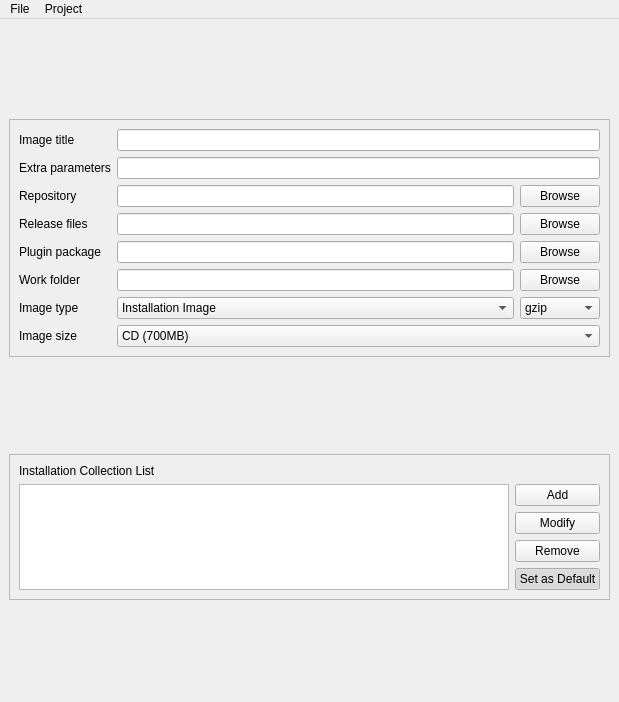
<?xml version="1.0" encoding="UTF-8"?>
<ui version="4.0">
 <class>MainWindow</class>
 <widget class="QMainWindow" name="MainWindow">
  <property name="geometry">
   <rect>
    <x>0</x>
    <y>0</y>
    <width>619</width>
    <height>702</height>
   </rect>
  </property>
  <property name="windowTitle">
   <string>Pardusman</string>
  </property>
  <property name="windowIcon">
   <iconset resource="raw.qrc">
    <normaloff>:/raw/pics/pardusman.png</normaloff>:/raw/pics/pardusman.png</iconset>
  </property>
  <widget class="QWidget" name="centralwidget">
   <layout class="QGridLayout" name="gridLayout_5">
    <item row="0" column="0">
     <widget class="QFrame" name="frame">
      <property name="sizePolicy">
       <sizepolicy hsizetype="Preferred" vsizetype="Fixed">
        <horstretch>0</horstretch>
        <verstretch>0</verstretch>
       </sizepolicy>
      </property>
      <property name="frameShape">
       <enum>QFrame::StyledPanel</enum>
      </property>
      <property name="frameShadow">
       <enum>QFrame::Raised</enum>
      </property>
      <layout class="QGridLayout" name="gridLayout_2">
       <item row="0" column="0">
        <layout class="QGridLayout" name="gridLayout">
         <item row="0" column="0">
          <widget class="QLabel" name="label">
           <property name="text">
            <string>Image title</string>
           </property>
          </widget>
         </item>
         <item row="0" column="1" colspan="2">
          <widget class="QLineEdit" name="lineTitle">
           <property name="toolTip">
            <string>The title of the Pardus image</string>
           </property>
          </widget>
         </item>
         <item row="1" column="0">
          <widget class="QLabel" name="label_5">
           <property name="text">
            <string>Extra parameters</string>
           </property>
          </widget>
         </item>
         <item row="1" column="1" colspan="2">
          <widget class="QLineEdit" name="lineParameters">
           <property name="toolTip">
            <string>Extra parameters to pass to the kernel command line during boot.</string>
           </property>
          </widget>
         </item>
         <item row="2" column="0">
          <widget class="QLabel" name="label_3">
           <property name="text">
            <string>Repository</string>
           </property>
          </widget>
         </item>
         <item row="2" column="1">
          <widget class="QLineEdit" name="lineRepository">
           <property name="toolTip">
            <string>Local or remote URL of the repository index from which the image will be created</string>
           </property>
          </widget>
         </item>
         <item row="2" column="2">
          <widget class="QPushButton" name="pushBrowseRepository">
           <property name="text">
            <string>Browse</string>
           </property>
          </widget>
         </item>
         <item row="3" column="0">
          <widget class="QLabel" name="label_4">
           <property name="text">
            <string>Release files</string>
           </property>
          </widget>
         </item>
         <item row="3" column="1">
          <widget class="QLineEdit" name="lineReleaseFiles">
           <property name="toolTip">
            <string>Path to the local directory which contains metadata about the image like the release notes, etc.</string>
           </property>
          </widget>
         </item>
         <item row="3" column="2">
          <widget class="QPushButton" name="pushBrowseReleaseFiles">
           <property name="text">
            <string>Browse</string>
           </property>
          </widget>
         </item>
         <item row="4" column="0">
          <widget class="QLabel" name="label_6">
           <property name="text">
            <string>Plugin package</string>
           </property>
          </widget>
         </item>
         <item row="4" column="1">
          <widget class="QLineEdit" name="linePluginPackage"/>
         </item>
         <item row="4" column="2">
          <widget class="QPushButton" name="pushBrowsePluginPackage">
           <property name="text">
            <string>Browse</string>
           </property>
          </widget>
         </item>
         <item row="5" column="0">
          <widget class="QLabel" name="label_2">
           <property name="text">
            <string>Work folder</string>
           </property>
          </widget>
         </item>
         <item row="5" column="1">
          <widget class="QLineEdit" name="lineWorkFolder">
           <property name="toolTip">
            <string>Path to the directory where Pardusman will work and create the related files and directories</string>
           </property>
          </widget>
         </item>
         <item row="5" column="2">
          <widget class="QPushButton" name="pushBrowseWorkFolder">
           <property name="text">
            <string>Browse</string>
           </property>
          </widget>
         </item>
         <item row="6" column="0">
          <widget class="QLabel" name="label_7">
           <property name="text">
            <string>Image type</string>
           </property>
          </widget>
         </item>
         <item row="6" column="1">
          <widget class="QComboBox" name="comboType">
           <item>
            <property name="text">
             <string>Installation Image</string>
            </property>
           </item>
           <item>
            <property name="text">
             <string>Live Image</string>
            </property>
           </item>
          </widget>
         </item>
         <item row="6" column="2">
          <widget class="QComboBox" name="comboCompression">
           <item>
            <property name="text">
             <string>gzip</string>
            </property>
           </item>
           <item>
            <property name="text">
             <string>lzma</string>
            </property>
           </item>
          </widget>
         </item>
         <item row="7" column="0">
          <widget class="QLabel" name="label_8">
           <property name="enabled">
            <bool>true</bool>
           </property>
           <property name="text">
            <string>Image size</string>
           </property>
          </widget>
         </item>
         <item row="7" column="1" colspan="2">
          <widget class="QComboBox" name="comboSize">
           <property name="enabled">
            <bool>true</bool>
           </property>
           <item>
            <property name="text">
             <string>CD (700MB)</string>
            </property>
           </item>
           <item>
            <property name="text">
             <string>DVD (4.2GB)</string>
            </property>
           </item>
           <item>
            <property name="text">
             <string>Flash Disk (1GB)</string>
            </property>
           </item>
           <item>
            <property name="text">
             <string>Custom</string>
            </property>
           </item>
          </widget>
         </item>
        </layout>
       </item>
      </layout>
     </widget>
    </item>
    <item row="1" column="0">
     <widget class="QFrame" name="collectionFrame">
      <property name="sizePolicy">
       <sizepolicy hsizetype="Preferred" vsizetype="Fixed">
        <horstretch>0</horstretch>
        <verstretch>0</verstretch>
       </sizepolicy>
      </property>
      <property name="frameShape">
       <enum>QFrame::StyledPanel</enum>
      </property>
      <property name="frameShadow">
       <enum>QFrame::Raised</enum>
      </property>
      <layout class="QGridLayout" name="gridLayout_4">
       <item row="0" column="0">
        <layout class="QGridLayout" name="gridLayout_3">
         <item row="1" column="0" rowspan="4">
          <widget class="QListWidget" name="listPackageCollection"/>
         </item>
         <item row="2" column="1">
          <widget class="QPushButton" name="pushModifyCollection">
           <property name="text">
            <string>Modify</string>
           </property>
          </widget>
         </item>
         <item row="0" column="0">
          <widget class="QLabel" name="label_9">
           <property name="text">
            <string>Installation Collection List</string>
           </property>
          </widget>
         </item>
         <item row="4" column="1">
          <widget class="QPushButton" name="pushSetDefaultCollection">
           <property name="enabled">
            <bool>true</bool>
           </property>
           <property name="text">
            <string>Set as Default</string>
           </property>
           <property name="checkable">
            <bool>true</bool>
           </property>
           <property name="checked">
            <bool>true</bool>
           </property>
          </widget>
         </item>
         <item row="1" column="1">
          <widget class="QPushButton" name="pushAddCollection">
           <property name="text">
            <string>Add</string>
           </property>
          </widget>
         </item>
         <item row="3" column="1">
          <widget class="QPushButton" name="pushRemoveCollection">
           <property name="text">
            <string>Remove</string>
           </property>
          </widget>
         </item>
        </layout>
       </item>
      </layout>
      <zorder></zorder>
     </widget>
    </item>
    <item row="2" column="0">
     <layout class="QVBoxLayout" name="terminalLayout"/>
    </item>
   </layout>
  </widget>
  <widget class="QMenuBar" name="menubar">
   <property name="geometry">
    <rect>
     <x>0</x>
     <y>0</y>
     <width>619</width>
     <height>22</height>
    </rect>
   </property>
   <widget class="QMenu" name="menuFile">
    <property name="title">
     <string>File</string>
    </property>
    <addaction name="actionNew"/>
    <addaction name="actionOpen"/>
    <addaction name="separator"/>
    <addaction name="actionSave"/>
    <addaction name="actionSaveAs"/>
    <addaction name="separator"/>
    <addaction name="actionExit"/>
   </widget>
   <widget class="QMenu" name="menuProject">
    <property name="title">
     <string>Project</string>
    </property>
    <addaction name="actionUpdateRepo"/>
    <addaction name="separator"/>
    <addaction name="actionPackages"/>
    <addaction name="actionInstallationImagePackages"/>
    <addaction name="actionLanguages"/>
    <addaction name="separator"/>
    <addaction name="actionMakeImage"/>
   </widget>
   <addaction name="menuFile"/>
   <addaction name="menuProject"/>
  </widget>
  <action name="actionNew">
   <property name="icon">
    <iconset resource="raw.qrc">
     <normaloff>:/raw/pics/document-new.png</normaloff>:/raw/pics/document-new.png</iconset>
   </property>
   <property name="text">
    <string>New</string>
   </property>
  </action>
  <action name="actionOpen">
   <property name="icon">
    <iconset resource="raw.qrc">
     <normaloff>:/raw/pics/document-open.png</normaloff>:/raw/pics/document-open.png</iconset>
   </property>
   <property name="text">
    <string>Open...</string>
   </property>
  </action>
  <action name="actionSave">
   <property name="icon">
    <iconset resource="raw.qrc">
     <normaloff>:/raw/pics/document-save.png</normaloff>:/raw/pics/document-save.png</iconset>
   </property>
   <property name="text">
    <string>Save</string>
   </property>
  </action>
  <action name="actionSaveAs">
   <property name="icon">
    <iconset resource="raw.qrc">
     <normaloff>:/raw/pics/document-save-as.png</normaloff>:/raw/pics/document-save-as.png</iconset>
   </property>
   <property name="text">
    <string>Save As...</string>
   </property>
  </action>
  <action name="actionExit">
   <property name="icon">
    <iconset resource="raw.qrc">
     <normaloff>:/raw/pics/application-exit.png</normaloff>:/raw/pics/application-exit.png</iconset>
   </property>
   <property name="text">
    <string>Exit</string>
   </property>
  </action>
  <action name="actionUpdateRepo">
   <property name="icon">
    <iconset resource="raw.qrc">
     <normaloff>:/raw/pics/view-refresh.png</normaloff>:/raw/pics/view-refresh.png</iconset>
   </property>
   <property name="text">
    <string>Update Repo</string>
   </property>
  </action>
  <action name="actionPackages">
   <property name="icon">
    <iconset resource="raw.qrc">
     <normaloff>:/raw/pics/applications-other.png</normaloff>:/raw/pics/applications-other.png</iconset>
   </property>
   <property name="text">
    <string>Packages...</string>
   </property>
  </action>
  <action name="actionInstallationImagePackages">
   <property name="icon">
    <iconset resource="raw.qrc">
     <normaloff>:/raw/pics/applications-other.png</normaloff>:/raw/pics/applications-other.png</iconset>
   </property>
   <property name="text">
    <string>Installation Image Packages...</string>
   </property>
  </action>
  <action name="actionLanguages">
   <property name="icon">
    <iconset resource="raw.qrc">
     <normaloff>:/raw/pics/applications-education-language.png</normaloff>:/raw/pics/applications-education-language.png</iconset>
   </property>
   <property name="text">
    <string>Languages...</string>
   </property>
  </action>
  <action name="actionMakeImage">
   <property name="icon">
    <iconset resource="raw.qrc">
     <normaloff>:/raw/pics/media-optical.png</normaloff>:/raw/pics/media-optical.png</iconset>
   </property>
   <property name="text">
    <string>Make Image</string>
   </property>
  </action>
 </widget>
 <tabstops>
  <tabstop>lineTitle</tabstop>
  <tabstop>lineParameters</tabstop>
  <tabstop>lineRepository</tabstop>
  <tabstop>lineReleaseFiles</tabstop>
  <tabstop>linePluginPackage</tabstop>
  <tabstop>lineWorkFolder</tabstop>
  <tabstop>comboType</tabstop>
  <tabstop>comboSize</tabstop>
  <tabstop>pushBrowseRepository</tabstop>
  <tabstop>pushBrowseReleaseFiles</tabstop>
  <tabstop>pushBrowsePluginPackage</tabstop>
  <tabstop>pushBrowseWorkFolder</tabstop>
  <tabstop>comboCompression</tabstop>
  <tabstop>listPackageCollection</tabstop>
  <tabstop>pushAddCollection</tabstop>
  <tabstop>pushModifyCollection</tabstop>
  <tabstop>pushRemoveCollection</tabstop>
  <tabstop>pushSetDefaultCollection</tabstop>
 </tabstops>
 <resources>
  <include location="raw.qrc"/>
 </resources>
 <connections/>
</ui>
